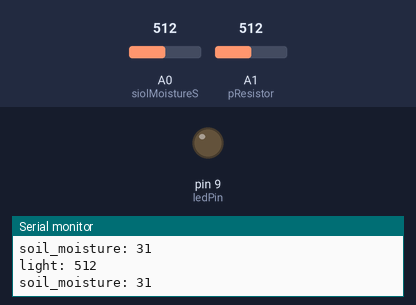
Recording of a sketch running on a simulated Arduino Uno, built with avr-gcc and run on an emulated ATmega328P. Parts: output pins drawn as LEDs (lit = HIGH), the last lines printed to the serial monitor. The inputs (shaded band) are chosen by the test bench; at power-on: A1 (pResistor) = 512, A0 (siolMoistureS) = 512.

Above: at 2.3 s.
2.4 s: A1 (pResistor) set to 54
5.7 s: A1 (pResistor) set to 48
At 8.4 s:
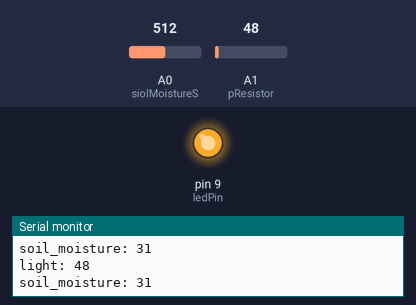
9.0 s: A1 (pResistor) set to 122
At 11.7 s:
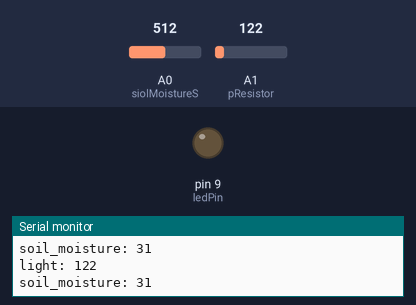
12.0 s: A1 (pResistor) set to 0
At 14.2 s:
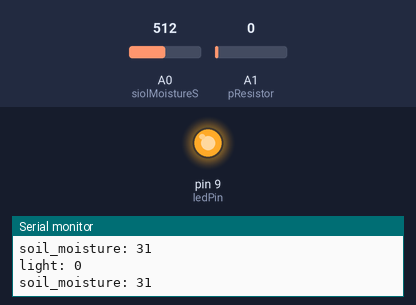
Timing chart, 0 to 15.7 s (numbered marks = the images above; inputs shaded):
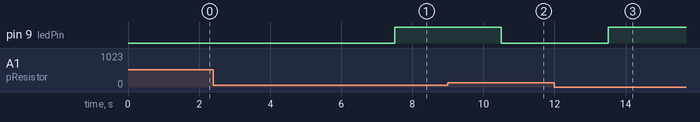

The sketch:

arduino_gardening.ino
```cpp
#include <Adafruit_AHTX0.h>
 Adafruit_AHTX0 aht;

//Constants
const int siolMoistureS = A0; //Soilmoisture sensor at analog pin A0
const int pResistor = A1; // Photoresistor at Arduino analog pin A1
const int ledPin = 9;       // Led pin at Arduino pin 9


const int nightLight=50;      //threshold for sunlight after sunset
const int waterValue = 265;  //value from sensor in water
const int airValue = 627;   //value from a dry sensor in the air
const int moisturizedSoil = 230;  // threshold for moisturized soil
const int drySoil = 470;           //threshold for dry soil

const int drySoilPercent = map(drySoil, airValue, waterValue, 0, 100);
const int moisturizedSoilPercent = map(moisturizedSoil, airValue, waterValue, 0, 100);

//Variables
int sunlightValue;          // Store value from photoresistor
int soilMoistureValue = 0;  // Store value from siolMoisture sensor
int soilMoisturePercent=0;  //soil moisture converted to percentages

void setup() {
//  Serial.begin(38400); // open serial port
  pinMode(ledPin, OUTPUT);  // Set lepPin - 9 pin as an output
  pinMode(pResistor, INPUT);// Set pResistor - A1 pin as an input
  Serial.begin(9600); // open the serial port at 9600 bps:

//  if (! aht.begin()) {
//    Serial.println("Could not find AHT? Check wiring");
//    while (1) delay(10);
//    }
//    Serial.println("AHT10 or AHT20 found");
//
}
void loop() {
  soilMoistureValue = analogRead(siolMoistureS);  // read soilMoisture value
  soilMoisturePercent = map(soilMoistureValue, airValue, waterValue, 0, 100);
  sunlightValue = analogRead(pResistor);          // read light value from photoresistor
  Serial.print("light: ");
  Serial.println(sunlightValue);
  Serial.print("soil_moisture: ");
  Serial.println(soilMoisturePercent );

  delay(1500);

//  sensors_event_t humidity, temp;
//  aht.getEvent(&humidity, &temp);// populate temp and humidity objects with fresh data

//  Serial.print("Temperature: ");
//  Serial.print(temp.temperature);
//  Serial.println(" degrees C");
//  Serial.print("Humidity: ");
//  Serial.print(humidity.relative_humidity);
//  Serial.println("% rH");


  if (sunlightValue > nightLight){
      digitalWrite(ledPin, LOW);  //Turn led off
  }
  else{
    if(soilMoisturePercent < drySoilPercent){
      digitalWrite(ledPin, HIGH); //Turn led on
    }
    else if (soilMoisturePercent > moisturizedSoilPercent){
      digitalWrite(ledPin, LOW);  //Turn led off
    }
  }
}
```

Measured:
- the behaviour switches between 51 and 50 on A1 (pResistor) (found by bisection; images 0 and 1)
- after the input at 5.7 s, pin 9 (ledPin): LOW → HIGH after 1.8 s
- after the input at 9.0 s, pin 9 (ledPin): HIGH → LOW after 1.5 s
- after the input at 12.0 s, pin 9 (ledPin): LOW → HIGH after 1.5 s
